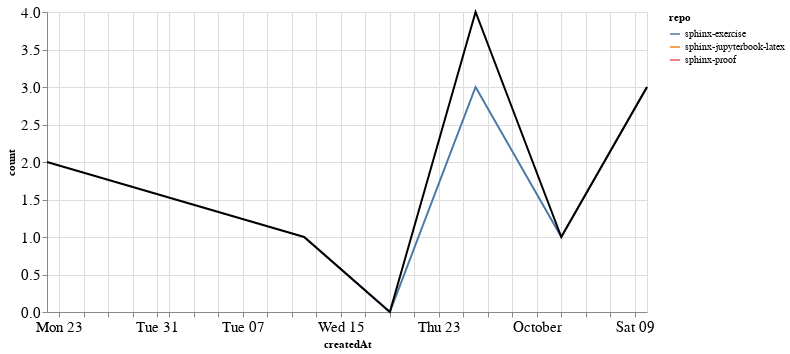

This figure's notebook cell:
### Markdown cell above
### Comments

### Code cell
comments_time = comments.groupby('repo').resample('W', on='createdAt').count()['author'].reset_index()
comments_time = comments_time.rename(columns={'author': 'count'})
comments_time_total = comments_time.groupby('createdAt').agg({"count": "sum"}).reset_index()
ch1 = alt.Chart(comments_time, width=600).mark_line().encode(
    x='createdAt',
    y='count',
    color='repo',
    tooltip="repo"
)

ch2 = alt.Chart(comments_time_total, width=600).mark_line(color="black").encode(
    x='createdAt',
    y='count',
)

ch1 + ch2

### Figure 1 — Vega-Lite specification as saved in the notebook (floating-point values rounded to 4 significant figures)
{"config": {"axisLeft": {"labelFontSize": 15}, "axisBottom": {"labelFontSize": 15}}, "layer": [{"data": {"name": "data-1fedd8825308d46b3c385655359d515b"}, "mark": "line", "encoding": {"color": {"type": "nominal", "field": "repo"}, "tooltip": {"type": "nominal", "field": "repo"}, "x": {"type": "temporal", "field": "createdAt"}, "y": {"type": "quantitative", "field": "count"}}, "width": 600}, {"data": {"name": "data-03da9408063e7f090e50e94536c93035"}, "mark": {"type": "line", "color": "black"}, "encoding": {"x": {"type": "temporal", "field": "createdAt"}, "y": {"type": "quantitative", "field": "count"}}, "width": 600}], "$schema": "https://vega.github.io/schema/vega-lite/v4.8.1.json", "datasets": {"data-1fedd8825308d46b3c385655359d515b": [{"repo": "sphinx-exercise", "createdAt": "2021-09-12T00:00:00", "count": 1}, {"repo": "sphinx-exercise", "createdAt": "2021-09-19T00:00:00", "count": 0}, {"repo": "sphinx-exercise", "createdAt": "2021-09-26T00:00:00", "count": 3}, {"repo": "sphinx-exercise", "createdAt": "2021-10-03T00:00:00", "count": 1}, {"repo": "sphinx-exercise", "createdAt": "2021-10-10T00:00:00", "count": 3}, {"repo": "sphinx-jupyterbook-latex", "createdAt": "2021-09-26T00:00:00", "count": 1}, {"repo": "sphinx-proof", "createdAt": "2021-08-22T00:00:00", "count": 2}], "data-03da9408063e7f090e50e94536c93035": [{"createdAt": "2021-08-22T00:00:00", "count": 2}, {"createdAt": "2021-09-12T00:00:00", "count": 1}, {"createdAt": "2021-09-19T00:00:00", "count": 0}, {"createdAt": "2021-09-26T00:00:00", "count": 4}, {"createdAt": "2021-10-03T00:00:00", "count": 1}, {"createdAt": "2021-10-10T00:00:00", "count": 3}]}}
